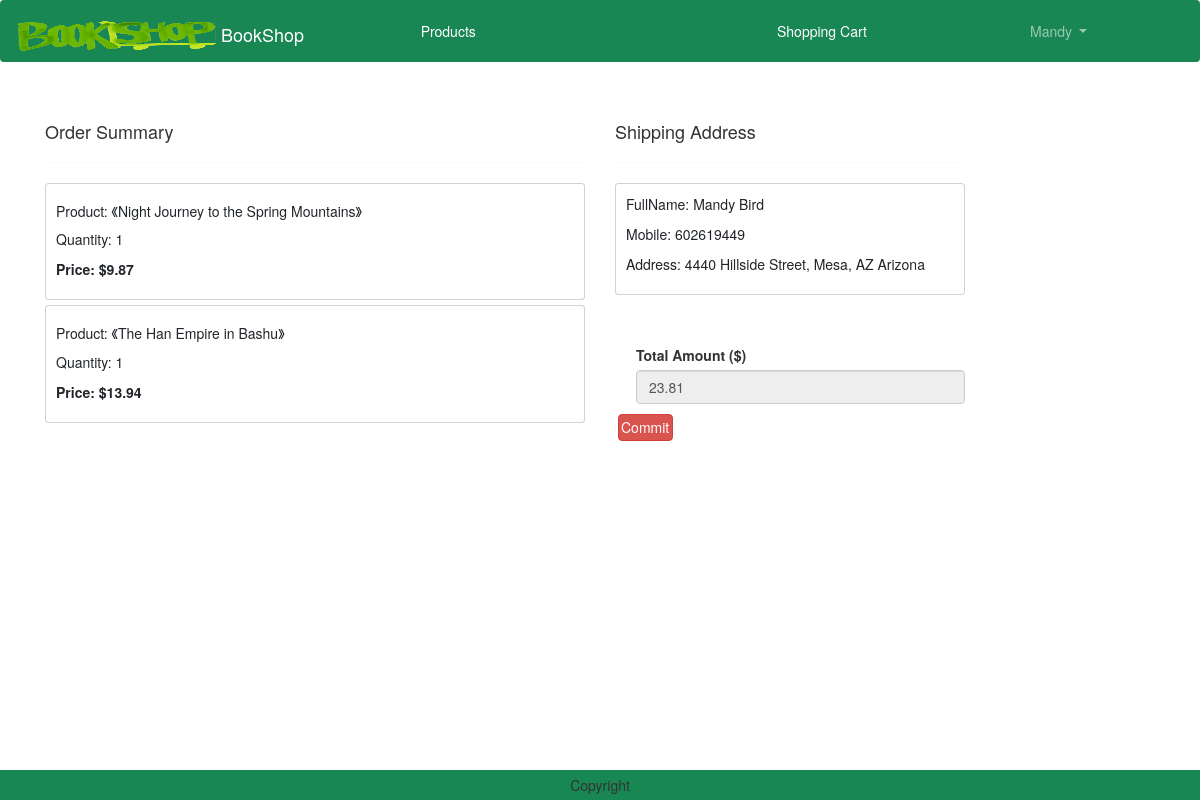
Before: /checkout/ (signed in) with the older database file.
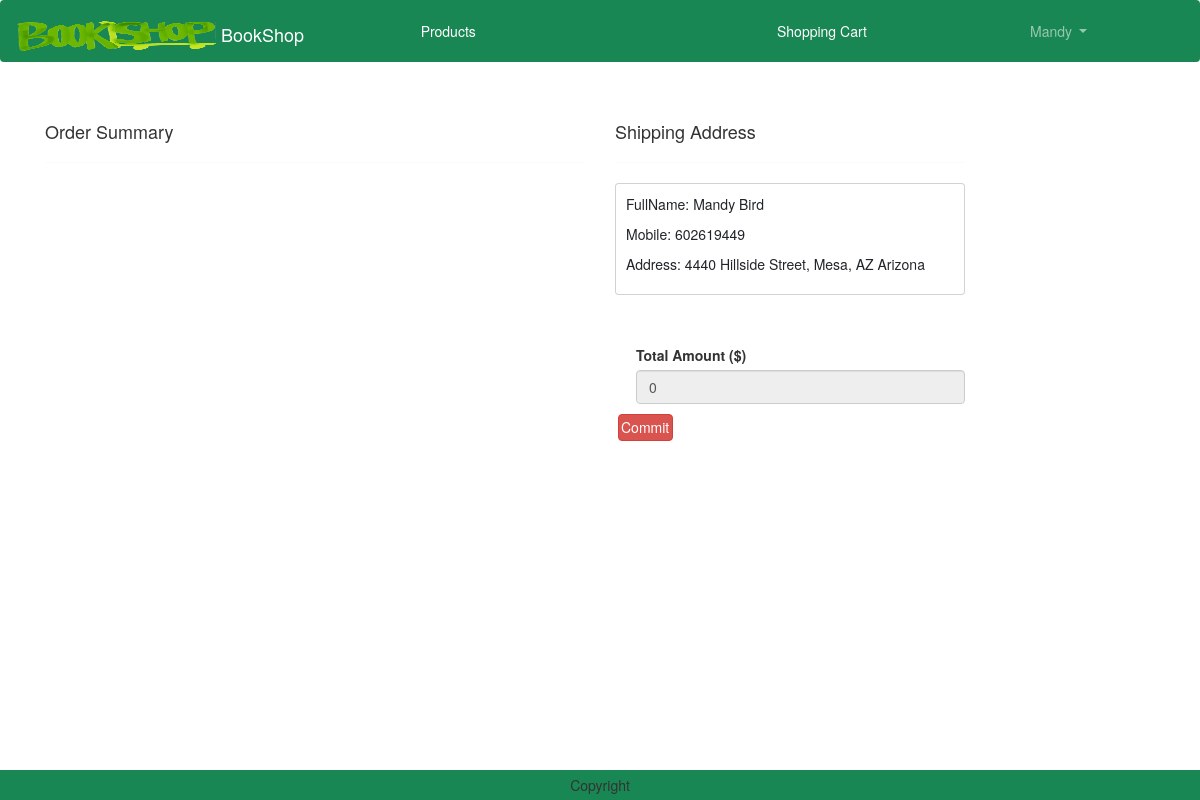
After: the same page with the newer database file.
### shoppingcart/models.py (models this page shows)
class ShoppingCart(models.Model):
    user = models.ForeignKey(User,on_delete=models.CASCADE)
    product = models.ForeignKey('products.Product', on_delete=models.CASCADE)
    quantity = models.IntegerField(default=1)

### products/models.py (models this page shows, shortened)
class Product(models.Model):
    productName = models.CharField(max_length=100)
    price = models.DecimalField(default=0, max_digits=7, decimal_places=2)
    ISBN = models.CharField(max_length=17)
    author = models.CharField(max_length=100)
    publisher = models.CharField(max_length=100)
    introduction = models.TextField(max_length=1000)
    image = models.ImageField(upload_to='product')
    category = models.ForeignKey('Category', related_name="products", on_delete=models.CASCADE,)
    avgRating = models.FloatField(default=0)

### customers/models.py (models this page shows, shortened)
class Customer(models.Model):
    user = models.OneToOneField(User, on_delete=models.CASCADE, blank=True, primary_key=True)
    fullName = models.CharField(max_length=60)
    phoneNum = models.CharField(max_length=11)
    address = models.CharField(max_length=150)

### order/views.py (the view)
# urls.py: path("checkout/", views.Checkout.as_view(), name="checkout"),
class Checkout(View):
    def get(self, request):
        user = request.user
        address = Customer.objects.filter(user=user)
        shoppingcart = ShoppingCart.objects.filter(user=user)
        PONumber = datetime.now().strftime('%Y%m%d%H%M%S') + str(random.randint(1000, 9999)) + str(user.id)
        totalamount = 0
        for p in shoppingcart:
            value = p.quantity * p.product.price
            totalamount = totalamount + value
        return render(request, 'checkout.html', locals())

### templates/checkout.html (shortened to what this page needs)
{% extends 'base.html' %}
{% load static %}
{% block main-content %}
<div class="container">
    <div class="row mt-5">
        <div class="col-sm-6">
            <h4>Order Summary</h4>
            <hr>
            {% for item in shoppingcart %}
                <div class="card mb-2">
                    <div class="card-body">
                        <h5>Product: 《{{item.product.productName}}》</h5>
                        <p>Quantity: {{item.quantity}}</p>
                        <p class="fw-bold">Price: ${{item.product.price}}</p>
                    </div>
                </div>
            {% endfor %}
        </div>
        <div class="col-sm-4" offset-sm-1>
            <h4>Shipping Address</h4>
            <hr>
            <form method="post" id="myform">
                {% for address in address %}
                    <div class="card">
                        <div class="card-body">
                            <P>FullName: {{address.fullName}}</P>
                            <p>Mobile: {{address.phoneNum}}</p>
                            <p>Address: {{address.address}}</p>
                        </div>
                    </div>
                    {% endfor %}
                    <div class="form-check mt-2 mb-5" >
                    </div>
                <div class="form-check mb-3">
                    <label for="totalamount" class="form-label" >Total Amount ($)</label>
                    <input type="number" class="form-control" name="totalamount" value={{totalamount}} readonly>
                </div>
            </form>
            <form action="{% url 'order:orderCommit' %}" class="d-inline" method="post">
                <button type="sumbit" class="d-grid gap-2 btn btn-danger p-1 m-1 btn-1g text-decoration-none text-white" >Commit</button>
            </form>
        </div>
    </div>
</div>
{% endblock main-content %}

### templates/base.html (shortened to what this page needs)
<!DOCTYPE html>
{% load static %}
<html lang="en">
<head>
    <link href="https://cdn.jsdelivr.net/npm/bootstrap@5.3.0-alpha1/dist/css/bootstrap.min.css" rel="stylesheet">
    <link href="https://cdn.bootcss.com/bootstrap/3.3.7/css/bootstrap.min.css" rel="stylesheet">
    <link rel="stylesheet" href="{% static 'css/owl.carousel.min.css' %}">
    <link rel="stylesheet" href="{% static 'css/all.min.css' %}">
    <link rel="stylesheet" href="{% static 'css/style.css' %}">
    <link rel="stylesheet" href="https://cdnjs.cloudflare.com/ajax/libs/bootstrap-datetimepicker/4.17.47/css/bootstrap-datetimepicker.css">
</head>
<body>
    <nav class="navbar navbar-expand-lg navbar-dark bg-success nav-fill">
        <div class="container-fluid">
          <a class="navbar-brand" href="{% url 'products:home' %}">
            <img src="{% static "logo.png" %}" alt="BookShop" width="200" height="30" class="d-inline-block align-text-top">
            BookShop
          </a>
          <div class="collapse navbar-collapse" id="navbarSupportedContent">
            <ul class="navbar-nav me-auto mb-2 mb-lg-0" style="width:100%; text-align:center">
              <li class="nav-item" style="display:inline-block">
                <a class="nav-link text-white" href="{% url 'products:products' %}">Products</a>
              </li>
            <li class="nav-item" style="display:inline-block">
            </li>
              {% if user.is_authenticated %}
                  {% for group in request.user.groups.all %}
                    {% if group.name == 'Vendor' %}
                      <li class="nav-item mx-2" style="display:inline-block">
                        <a class="nav-link text-white" href="{% url 'products:productsAdd' %}">Add A New Product</a>
                      </li>
                      <li class="nav-item dropdown mx-2" style="display:inline-block">
                        <a class="nav-link dropdown-toggle" href="#" role="button" data-bs-toggle="dropdown" aria-expanded="false">
                          {{ user.username }}
                        </a>
                        <ul class="dropdown-menu" >
                          <li><a class="dropdown-item" href="{% url 'order:orders' %}?filter=allVendor">Orders</a></li>
                          <li><a class="dropdown-item" href="{% url 'logout' %}">Logout</a></li>
                        </ul>
                      </li>
                    {% elif group.name == 'Customer' %}
                      <li class="nav-item mx-2" style="display:inline-block">
                          <a class="nav-link text-white" href="{% url 'shoppingcart' %}">Shopping Cart</a>
                      </li>
                      <li class="nav-item dropdown mx-2" style="display:inline-block">
                          <a class="nav-link dropdown-toggle" href="#" role="button" data-bs-toggle="dropdown" aria-expanded="false">
                            {{ user.username }}
                          </a>
                      </li>
                    {% endif %}
                  {% endfor %}
              {% endif %}
              </ul>
          </div>
        </div>
      </nav>
      {% block main-content %}{% endblock main-content %}
      <div>
        <div style="height:60px"></div>
        <footer class="container-fluid fixed-bottom bg-success text-center p-2 mt-5">
            Copyright
        </footer>
      </div>
</body>
</html>

Changed rows visible on the page:
removed ShoppingCart: product.productName "Night Journey to the Spring Mountains", quantity "1", product.price "9.87"
removed ShoppingCart: product.productName "The Han Empire in Bashu", quantity "1", product.price "13.94"
Other visible differences:
form field totalamount: "23.81" → "0"
